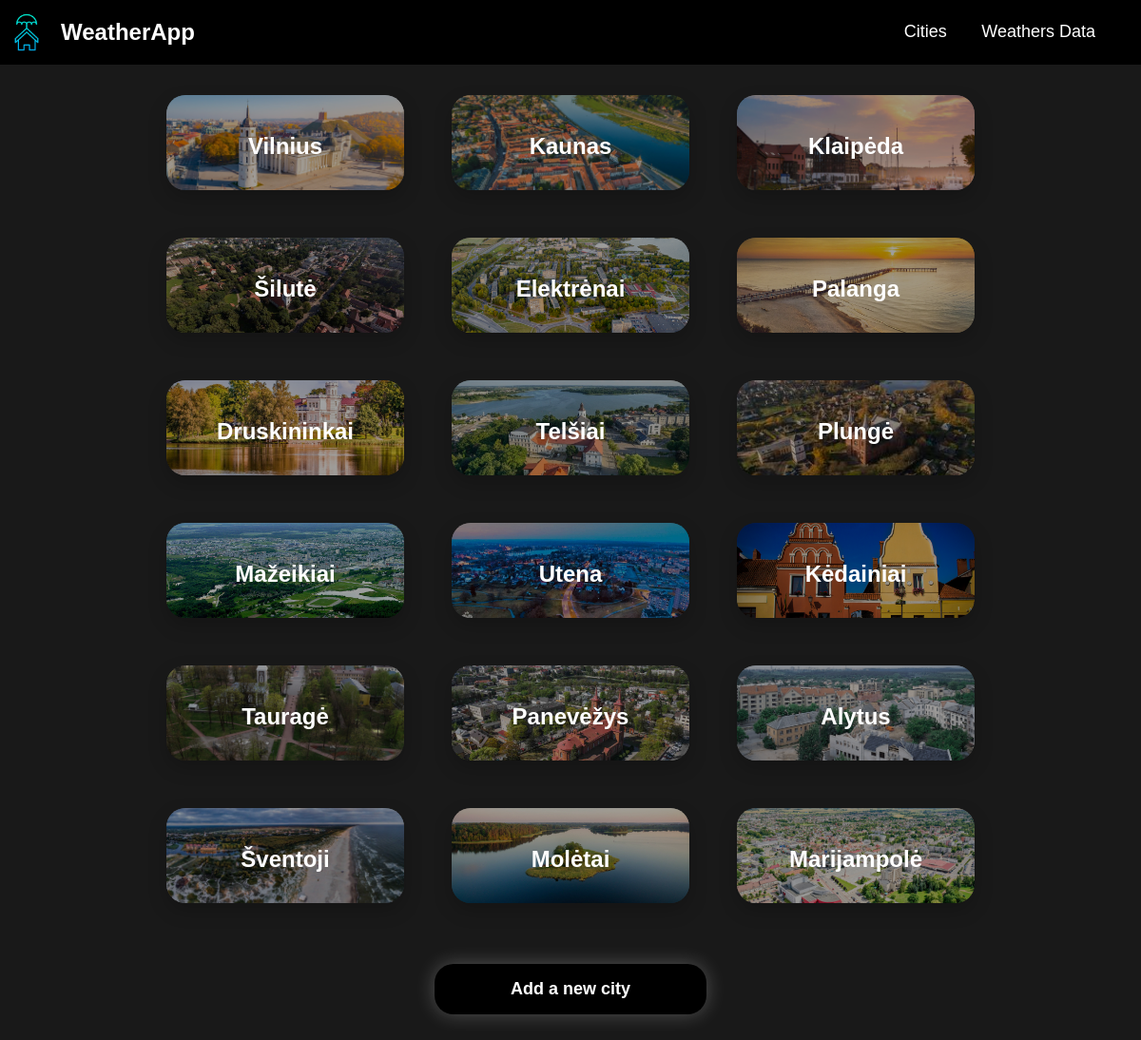
Before: /cities/ with the older database file.
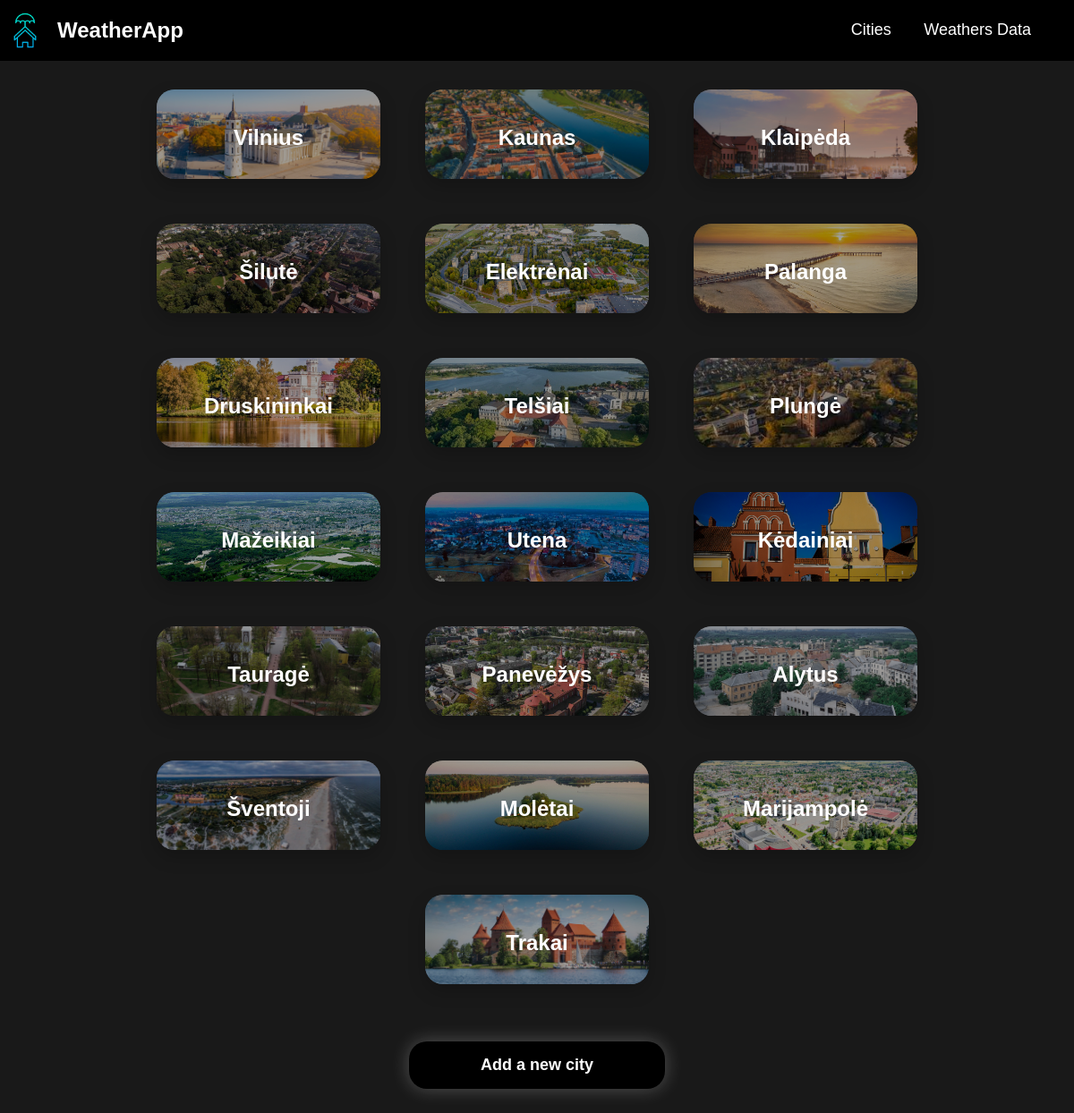
After: the same page with the newer database file.
### weathers/models.py (models this page shows, shortened)
class BaseModel(models.Model):
    objects = models.Manager()
    class Meta:
        abstract = True

class City(BaseModel):
    name = models.CharField(max_length=50, blank=True, unique=True)
    country = models.CharField(max_length=100, default='Lietuva', choices=COUNTRY_CHOICES)
    coordination_x = models.FloatField(default=0)
    coordination_y = models.FloatField(default=0)
    image = models.ImageField(upload_to='city_images/', blank=True, null=True)

### weathers/views.py (the view)
# urls.py: path('', views.index, name='cities'),
def index(request):
    cities = City.objects.all()
    context = {'cities': cities}
    return render(request=request, template_name='weathers/cities.html', context=context)

### weathers/templates/weathers/cities.html
{% extends 'main.html' %}
{% block content %}
    <div id='citiesMain'>
        {% if cities %}
            <div class='citiesBody'>
                    {% for city in cities %}
                        {% if city.image %}
                            <a href="{% url 'city' city.name %}" class='cityCard' style="background-image: url('{{ city.image.url }}');">
                                <h2>{{ city.name }}</h2>
                            </a>
                        {% else %}
                            <a href="{% url 'city' city.name %}" class='cityCard'>
                                <h2>{{ city.name }}</h2>
                            </a>
                        {% endif %}
                    {% endfor %}
            </div>
        {% else %}
            <p>No cities are available.</p>
        {% endif %}
        <div>
            <a href="{% url 'add_city' %}">
                <button id='addCityButton'>Add a new city</button>
            </a>
        </div>
    </div>
{% endblock %}

### templates/main.html (shortened to what this page needs)
<!DOCTYPE html>
{% load static %}
<html lang='en'>
<head>
    <link rel='stylesheet' href = "{% static 'styles/styles.css' %}"/>
</head>
<body>
    <header>
        {% include 'navbar.html' %}
    </header>
    <main>
        {% block content %}
        {% endblock %}
    </main>
</body>
</html>

### templates/navbar.html
{% load static %}
<a id='homeButton' href="{% url 'home' %}">
    <img id='logo' src="{% static 'images/logo.png' %}" alt='Weather logo' >
    <h2 class='homeTxt'>WeatherApp</h2>
</a>
<nav>
    <a href="{% url 'cities' %}">Cities</a>
    <a href="{% url 'weathers_data' %}">Weathers Data</a>
</nav>

### static/styles/styles.css (style rules this page uses)
body { margin: 0 auto; font-family: Arial, Helvetica, sans-serif; background-color: rgba(0, 0, 0, 0.9); }
a { text-decoration: none; }
#homeButton { display: flex; gap: 0.5rem; align-items: center; padding-left: 0.5rem; }
header { display: flex; justify-content: space-between; align-items: center; background-color: black; }
#logo { width: 40px; }
.homeTxt { color: white; padding-left: 0.5rem; }
nav { padding-right: 2rem; }
nav > a { color: white; font-size: large; padding: 0 1rem; }
main { margin: 0 auto; }
.citiesBody { margin: 0 auto; display: flex; flex-wrap: wrap; gap: 50px; justify-content: center; padding: 2rem 5rem; }
.cityCard { width: 250px; height: 100px; background-repeat: no-repeat; background-position: center; background-size: cover; overflow: hidden; border-radius: 20px; box-shadow: 0 8px 20px rgba(0, 0, 0, 0.2); transition: transform 0.3s ease, box-shadow 0.3s ease; }
.citiesBody { text-align: center; width: 80%; }
.cityCard h2 { color: white; background-color: rgba(0, 0, 0, 0.377); margin: 0; padding: 2.5rem; }
#citiesMain { display: flex; flex-direction: column; align-items: center; }
#addCityButton { margin: 2rem; padding: 1rem 5rem; background-color: rgb(0, 0, 0); color: white; border: none; border-radius: 20px; font-size: large; font-weight: 700; box-shadow: 0 0 20px rgba(255, 255, 255, 0.253); transition: all 0.3s ease; }

Changed rows visible on the page:
added City: image (picture), name "Trakai"
